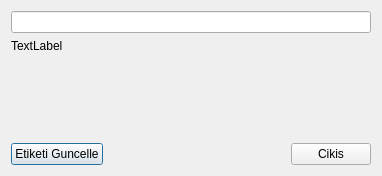
<?xml version="1.0" encoding="UTF-8"?>
<ui version="4.0">
 <class>DlgOrnek</class>
 <widget class="QDialog" name="DlgOrnek">
  <property name="geometry">
   <rect>
    <x>0</x>
    <y>0</y>
    <width>382</width>
    <height>176</height>
   </rect>
  </property>
  <property name="windowTitle">
   <string>Dialog</string>
  </property>
  <layout class="QVBoxLayout" name="verticalLayout">
   <item>
    <widget class="QLineEdit" name="editMetin"/>
   </item>
   <item>
    <widget class="QLabel" name="lblMetin">
     <property name="text">
      <string>TextLabel</string>
     </property>
    </widget>
   </item>
   <item>
    <spacer name="verticalSpacer">
     <property name="orientation">
      <enum>Qt::Vertical</enum>
     </property>
     <property name="sizeHint" stdset="0">
      <size>
       <width>20</width>
       <height>64</height>
      </size>
     </property>
    </spacer>
   </item>
   <item>
    <layout class="QHBoxLayout" name="horizontalLayout">
     <item>
      <widget class="QPushButton" name="btnGuncelle">
       <property name="text">
        <string>Etiketi Guncelle</string>
       </property>
      </widget>
     </item>
     <item>
      <spacer name="horizontalSpacer">
       <property name="orientation">
        <enum>Qt::Horizontal</enum>
       </property>
       <property name="sizeHint" stdset="0">
        <size>
         <width>40</width>
         <height>20</height>
        </size>
       </property>
      </spacer>
     </item>
     <item>
      <widget class="QPushButton" name="btnCikis">
       <property name="text">
        <string>Cikis</string>
       </property>
      </widget>
     </item>
    </layout>
   </item>
  </layout>
 </widget>
 <resources/>
 <connections>
  <connection>
   <sender>btnCikis</sender>
   <signal>clicked()</signal>
   <receiver>DlgOrnek</receiver>
   <slot>close()</slot>
   <hints>
    <hint type="sourcelabel">
     <x>274</x>
     <y>222</y>
    </hint>
    <hint type="destinationlabel">
     <x>275</x>
     <y>210</y>
    </hint>
   </hints>
  </connection>
  <connection>
   <sender>btnGuncelle</sender>
   <signal>clicked()</signal>
   <receiver>DlgOrnek</receiver>
   <slot>etiket_guncelle()</slot>
   <hints>
    <hint type="sourcelabel">
     <x>100</x>
     <y>222</y>
    </hint>
    <hint type="destinationlabel">
     <x>97</x>
     <y>210</y>
    </hint>
   </hints>
  </connection>
 </connections>
 <slots>
  <slot>etiket_guncelle()</slot>
 </slots>
</ui>
